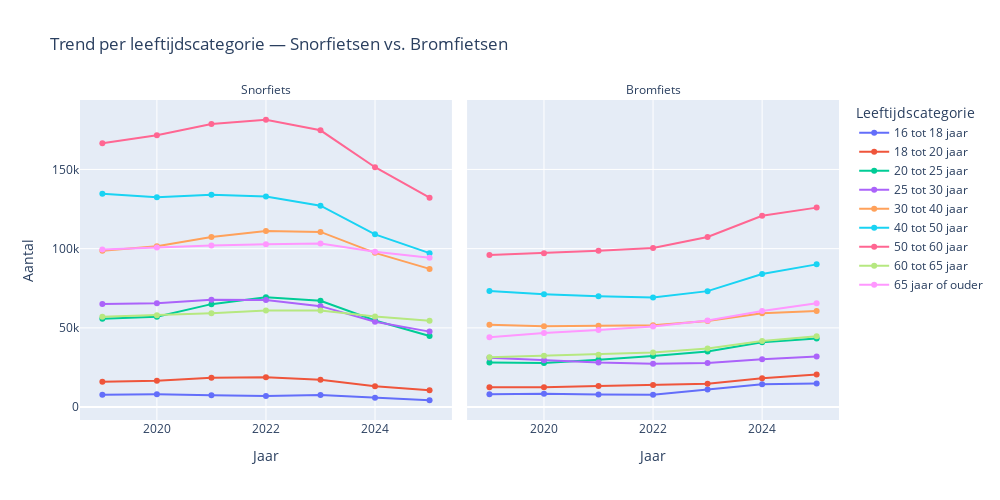

Notebook code for this chart:
### Code cell
df_jaar_leeftijd = (df0.groupby(["Jaar", "Leeftijdscategorie", "Type"])["Aantal"].sum().reset_index())


fig = px.line(
    data_frame = df_jaar_leeftijd,
    x="Jaar",
    y="Aantal",
    color="Leeftijdscategorie",
    facet_col="Type",                 
    markers=True,
    category_orders={"Type": ["Snorfiets", "Bromfiets"]},
    labels={"Jaar": "Jaar", "Aantal": "Aantal", "Leeftijdscategorie": "Leeftijdscategorie"},
    title="Trend per leeftijdscategorie — Snorfietsen vs. Bromfietsen"
)


fig.for_each_annotation(lambda a: a.update(text=a.text.split("=")[-1]))

# Y-as delen voor eerlijke vergelijking
fig.update_yaxes(matches="y")

fig.update_layout(height=500, width=1000, legend_title_text="Leeftijdscategorie")
fig.show()

### Figure 1 — Plotly figure (JSON) as saved in the notebook; plotly's stock layout.template omitted (floating-point values rounded to 4 significant figures)
{"data": [{"hovertemplate": "Leeftijdscategorie=16 tot 18 jaar<br>Type=Snorfiets<br>Jaar=%{x}<br>Aantal=%{y}<extra></extra>", "legendgroup": "16 tot 18 jaar", "line": {"color": "#636efa", "dash": "solid"}, "marker": {"symbol": "circle"}, "mode": "lines+markers", "name": "16 tot 18 jaar", "orientation": "v", "showlegend": true, "type": "scatter", "x": [2019, 2020, 2021, 2022, 2023, 2024, 2025], "xaxis": "x", "y": [7852.0, 8019.0, 7524.0, 6988.0, 7685.0, 5924.0, 4309.0], "yaxis": "y"}, {"hovertemplate": "Leeftijdscategorie=18 tot 20 jaar<br>Type=Snorfiets<br>Jaar=%{x}<br>Aantal=%{y}<extra></extra>", "legendgroup": "18 tot 20 jaar", "line": {"color": "#EF553B", "dash": "solid"}, "marker": {"symbol": "circle"}, "mode": "lines+markers", "name": "18 tot 20 jaar", "orientation": "v", "showlegend": true, "type": "scatter", "x": [2019, 2020, 2021, 2022, 2023, 2024, 2025], "xaxis": "x", "y": [15980.0, 16690.0, 18520.0, 18870.0, 17210.0, 13160.0, 10700.0], "yaxis": "y"}, {"hovertemplate": "Leeftijdscategorie=20 tot 25 jaar<br>Type=Snorfiets<br>Jaar=%{x}<br>Aantal=%{y}<extra></extra>", "legendgroup": "20 tot 25 jaar", "line": {"color": "#00cc96", "dash": "solid"}, "marker": {"symbol": "circle"}, "mode": "lines+markers", "name": "20 tot 25 jaar", "orientation": "v", "showlegend": true, "type": "scatter", "x": [2019, 2020, 2021, 2022, 2023, 2024, 2025], "xaxis": "x", "y": [55800.0, 57020.0, 64970.0, 69280.0, 67060.0, 54660.0, 44870.0], "yaxis": "y"}, {"hovertemplate": "Leeftijdscategorie=25 tot 30 jaar<br>Type=Snorfiets<br>Jaar=%{x}<br>Aantal=%{y}<extra></extra>", "legendgroup": "25 tot 30 jaar", "line": {"color": "#ab63fa", "dash": "solid"}, "marker": {"symbol": "circle"}, "mode": "lines+markers", "name": "25 tot 30 jaar", "orientation": "v", "showlegend": true, "type": "scatter", "x": [2019, 2020, 2021, 2022, 2023, 2024, 2025], "xaxis": "x", "y": [65020.0, 65500.0, 67810.0, 67630.0, 63710.0, 53920.0, 47640.0], "yaxis": "y"}, {"hovertemplate": "Leeftijdscategorie=30 tot 40 jaar<br>Type=Snorfiets<br>Jaar=%{x}<br>Aantal=%{y}<extra></extra>", "legendgroup": "30 tot 40 jaar", "line": {"color": "#FFA15A", "dash": "solid"}, "marker": {"symbol": "circle"}, "mode": "lines+markers", "name": "30 tot 40 jaar", "orientation": "v", "showlegend": true, "type": "scatter", "x": [2019, 2020, 2021, 2022, 2023, 2024, 2025], "xaxis": "x", "y": [98650.0, 101500.0, 107400.0, 111100.0, 110600.0, 97340.0, 87220.0], "yaxis": "y"}, {"hovertemplate": "Leeftijdscategorie=40 tot 50 jaar<br>Type=Snorfiets<br>Jaar=%{x}<br>Aantal=%{y}<extra></extra>", "legendgroup": "40 tot 50 jaar", "line": {"color": "#19d3f3", "dash": "solid"}, "marker": {"symbol": "circle"}, "mode": "lines+markers", "name": "40 tot 50 jaar", "orientation": "v", "showlegend": true, "type": "scatter", "x": [2019, 2020, 2021, 2022, 2023, 2024, 2025], "xaxis": "x", "y": [134600.0, 132500.0, 134000.0, 132900.0, 127100.0, 109000.0, 97150.0], "yaxis": "y"}, {"hovertemplate": "Leeftijdscategorie=50 tot 60 jaar<br>Type=Snorfiets<br>Jaar=%{x}<br>Aantal=%{y}<extra></extra>", "legendgroup": "50 tot 60 jaar", "line": {"color": "#FF6692", "dash": "solid"}, "marker": {"symbol": "circle"}, "mode": "lines+markers", "name": "50 tot 60 jaar", "orientation": "v", "showlegend": true, "type": "scatter", "x": [2019, 2020, 2021, 2022, 2023, 2024, 2025], "xaxis": "x", "y": [166600.0, 171600.0, 178600.0, 181400.0, 174700.0, 151400.0, 132200.0], "yaxis": "y"}, {"hovertemplate": "Leeftijdscategorie=60 tot 65 jaar<br>Type=Snorfiets<br>Jaar=%{x}<br>Aantal=%{y}<extra></extra>", "legendgroup": "60 tot 65 jaar", "line": {"color": "#B6E880", "dash": "solid"}, "marker": {"symbol": "circle"}, "mode": "lines+markers", "name": "60 tot 65 jaar", "orientation": "v", "showlegend": true, "type": "scatter", "x": [2019, 2020, 2021, 2022, 2023, 2024, 2025], "xaxis": "x", "y": [56960.0, 58020.0, 59290.0, 60900.0, 61010.0, 57140.0, 54510.0], "yaxis": "y"}, {"hovertemplate": "Leeftijdscategorie=65 jaar of ouder<br>Type=Snorfiets<br>Jaar=%{x}<br>Aantal=%{y}<extra></extra>", "legendgroup": "65 jaar of ouder", "line": {"color": "#FF97FF", "dash": "solid"}, "marker": {"symbol": "circle"}, "mode": "lines+markers", "name": "65 jaar of ouder", "orientation": "v", "showlegend": true, "type": "scatter", "x": [2019, 2020, 2021, 2022, 2023, 2024, 2025], "xaxis": "x", "y": [99440.0, 100800.0, 102100.0, 102800.0, 103200.0, 98020.0, 94200.0], "yaxis": "y"}, {"hovertemplate": "Leeftijdscategorie=16 tot 18 jaar<br>Type=Bromfiets<br>Jaar=%{x}<br>Aantal=%{y}<extra></extra>", "legendgroup": "16 tot 18 jaar", "line": {"color": "#636efa", "dash": "solid"}, "marker": {"symbol": "circle"}, "mode": "lines+markers", "name": "16 tot 18 jaar", "orientation": "v", "showlegend": false, "type": "scatter", "x": [2019, 2020, 2021, 2022, 2023, 2024, 2025], "xaxis": "x2", "y": [8039.0, 8490.0, 8002.0, 7736.0, 11040.0, 14340.0, 14870.0], "yaxis": "y2"}, {"hovertemplate": "Leeftijdscategorie=18 tot 20 jaar<br>Type=Bromfiets<br>Jaar=%{x}<br>Aantal=%{y}<extra></extra>", "legendgroup": "18 tot 20 jaar", "line": {"color": "#EF553B", "dash": "solid"}, "marker": {"symbol": "circle"}, "mode": "lines+markers", "name": "18 tot 20 jaar", "orientation": "v", "showlegend": false, "type": "scatter", "x": [2019, 2020, 2021, 2022, 2023, 2024, 2025], "xaxis": "x2", "y": [12480.0, 12540.0, 13360.0, 13950.0, 14690.0, 18170.0, 20620.0], "yaxis": "y2"}, {"hovertemplate": "Leeftijdscategorie=20 tot 25 jaar<br>Type=Bromfiets<br>Jaar=%{x}<br>Aantal=%{y}<extra></extra>", "legendgroup": "20 tot 25 jaar", "line": {"color": "#00cc96", "dash": "solid"}, "marker": {"symbol": "circle"}, "mode": "lines+markers", "name": "20 tot 25 jaar", "orientation": "v", "showlegend": false, "type": "scatter", "x": [2019, 2020, 2021, 2022, 2023, 2024, 2025], "xaxis": "x2", "y": [28200.0, 27760.0, 29950.0, 32180.0, 35040.0, 40940.0, 43240.0], "yaxis": "y2"}, {"hovertemplate": "Leeftijdscategorie=25 tot 30 jaar<br>Type=Bromfiets<br>Jaar=%{x}<br>Aantal=%{y}<extra></extra>", "legendgroup": "25 tot 30 jaar", "line": {"color": "#ab63fa", "dash": "solid"}, "marker": {"symbol": "circle"}, "mode": "lines+markers", "name": "25 tot 30 jaar", "orientation": "v", "showlegend": false, "type": "scatter", "x": [2019, 2020, 2021, 2022, 2023, 2024, 2025], "xaxis": "x2", "y": [31140.0, 29600.0, 28110.0, 27380.0, 27770.0, 30260.0, 31920.0], "yaxis": "y2"}, {"hovertemplate": "Leeftijdscategorie=30 tot 40 jaar<br>Type=Bromfiets<br>Jaar=%{x}<br>Aantal=%{y}<extra></extra>", "legendgroup": "30 tot 40 jaar", "line": {"color": "#FFA15A", "dash": "solid"}, "marker": {"symbol": "circle"}, "mode": "lines+markers", "name": "30 tot 40 jaar", "orientation": "v", "showlegend": false, "type": "scatter", "x": [2019, 2020, 2021, 2022, 2023, 2024, 2025], "xaxis": "x2", "y": [51990.0, 50990.0, 51280.0, 51600.0, 54400.0, 59220.0, 60660.0], "yaxis": "y2"}, {"hovertemplate": "Leeftijdscategorie=40 tot 50 jaar<br>Type=Bromfiets<br>Jaar=%{x}<br>Aantal=%{y}<extra></extra>", "legendgroup": "40 tot 50 jaar", "line": {"color": "#19d3f3", "dash": "solid"}, "marker": {"symbol": "circle"}, "mode": "lines+markers", "name": "40 tot 50 jaar", "orientation": "v", "showlegend": false, "type": "scatter", "x": [2019, 2020, 2021, 2022, 2023, 2024, 2025], "xaxis": "x2", "y": [73190.0, 71230.0, 69950.0, 69160.0, 73190.0, 84030.0, 90080.0], "yaxis": "y2"}, {"hovertemplate": "Leeftijdscategorie=50 tot 60 jaar<br>Type=Bromfiets<br>Jaar=%{x}<br>Aantal=%{y}<extra></extra>", "legendgroup": "50 tot 60 jaar", "line": {"color": "#FF6692", "dash": "solid"}, "marker": {"symbol": "circle"}, "mode": "lines+markers", "name": "50 tot 60 jaar", "orientation": "v", "showlegend": false, "type": "scatter", "x": [2019, 2020, 2021, 2022, 2023, 2024, 2025], "xaxis": "x2", "y": [95940.0, 97050.0, 98610.0, 100500.0, 107400.0, 120700.0, 125900.0], "yaxis": "y2"}, {"hovertemplate": "Leeftijdscategorie=60 tot 65 jaar<br>Type=Bromfiets<br>Jaar=%{x}<br>Aantal=%{y}<extra></extra>", "legendgroup": "60 tot 65 jaar", "line": {"color": "#B6E880", "dash": "solid"}, "marker": {"symbol": "circle"}, "mode": "lines+markers", "name": "60 tot 65 jaar", "orientation": "v", "showlegend": false, "type": "scatter", "x": [2019, 2020, 2021, 2022, 2023, 2024, 2025], "xaxis": "x2", "y": [31500.0, 32400.0, 33100.0, 34400.0, 36950.0, 41700.0, 44650.0], "yaxis": "y2"}, {"hovertemplate": "Leeftijdscategorie=65 jaar of ouder<br>Type=Bromfiets<br>Jaar=%{x}<br>Aantal=%{y}<extra></extra>", "legendgroup": "65 jaar of ouder", "line": {"color": "#FF97FF", "dash": "solid"}, "marker": {"symbol": "circle"}, "mode": "lines+markers", "name": "65 jaar of ouder", "orientation": "v", "showlegend": false, "type": "scatter", "x": [2019, 2020, 2021, 2022, 2023, 2024, 2025], "xaxis": "x2", "y": [44060.0, 46710.0, 48680.0, 50810.0, 54720.0, 60580.0, 65540.0], "yaxis": "y2"}], "layout": {"annotations": [{"font": {}, "showarrow": false, "text": "Snorfiets", "x": 0.245, "xanchor": "center", "xref": "paper", "y": 1, "yanchor": "bottom", "yref": "paper"}, {"font": {}, "showarrow": false, "text": "Bromfiets", "x": 0.755, "xanchor": "center", "xref": "paper", "y": 1, "yanchor": "bottom", "yref": "paper"}], "height": 500, "legend": {"title": {"text": "Leeftijdscategorie"}, "tracegroupgap": 0}, "title": {"text": "Trend per leeftijdscategorie — Snorfietsen vs. Bromfietsen"}, "width": 1000, "xaxis": {"anchor": "y", "domain": [0, 0.49], "title": {"text": "Jaar"}}, "xaxis2": {"anchor": "y2", "domain": [0.51, 1], "matches": "x", "title": {"text": "Jaar"}}, "yaxis": {"anchor": "x", "domain": [0, 1], "matches": "y", "title": {"text": "Aantal"}}, "yaxis2": {"anchor": "x2", "domain": [0, 1], "matches": "y", "showticklabels": false}}}
